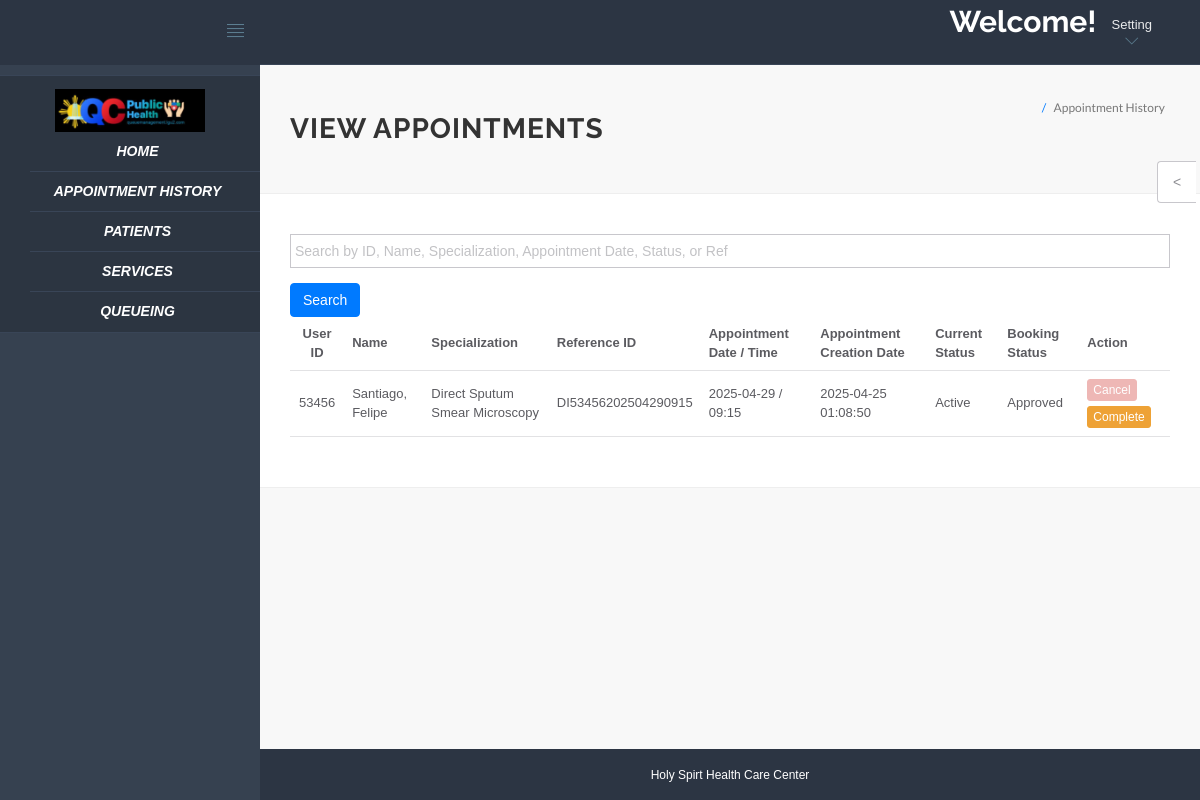
Page /hms/doctor/appointment-history.php (signed in) on the committed database.
### tables this page shows
CREATE TABLE `appointment` (
  `id` int(11) NOT NULL,
  `ref` varchar(255) NOT NULL,
  `doctorSpecialization` varchar(255) DEFAULT NULL,
  `doctorId` int(11) DEFAULT NULL,
  `userId` int(11) DEFAULT NULL,
  `consultancyFees` int(11) DEFAULT NULL,
  `appointmentDate` varchar(255) DEFAULT NULL,
  `appointmentTime` varchar(255) DEFAULT NULL,
  `postingDate` timestamp NULL DEFAULT current_timestamp(),
  `userStatus` int(11) DEFAULT NULL,
  `bookingStatus` varchar(255) NOT NULL DEFAULT 'Pending',
  `doctorStatus` int(11) DEFAULT NULL,
  `updationDate` timestamp NULL DEFAULT NULL ON UPDATE current_timestamp()
);

CREATE TABLE `users` (
  `id` int(11) NOT NULL,
  `fullName` varchar(255) DEFAULT NULL,
  `address` longtext DEFAULT NULL,
  `city` varchar(255) DEFAULT NULL,
  `gender` varchar(255) DEFAULT NULL,
  `email` varchar(255) DEFAULT NULL,
  `password` varchar(255) DEFAULT NULL,
  `regDate` timestamp NULL DEFAULT current_timestamp(),
  `updationDate` timestamp NULL DEFAULT NULL ON UPDATE current_timestamp()
);

### hms/doctor/appointment-history.php (the view, shortened to what this page needs)
<?php
include('include/config.php');
if (strlen($_SESSION['id']) == 0) {
    header('location:logout.php');
} else {
    $search = '';
?>
<!DOCTYPE html>
<html lang="en">
<head>
    <link rel="stylesheet" href="vendor/bootstrap/css/bootstrap.min.css">
    <link rel="stylesheet" href="vendor/fontawesome/css/font-awesome.min.css">
    <link rel="stylesheet" href="vendor/themify-icons/themify-icons.min.css">
    <link href="vendor/animate.css/animate.min.css" rel="stylesheet" media="screen">
    <link href="vendor/perfect-scrollbar/perfect-scrollbar.min.css" rel="stylesheet" media="screen">
    <link href="vendor/switchery/switchery.min.css" rel="stylesheet" media="screen">
    <link href="vendor/bootstrap-touchspin/jquery.bootstrap-touchspin.min.css" rel="stylesheet" media="screen">
    <link href="vendor/select2/select2.min.css" rel="stylesheet" media="screen">
    <link href="vendor/bootstrap-datepicker/bootstrap-datepicker3.standalone.min.css" rel="stylesheet" media="screen">
    <link href="vendor/bootstrap-timepicker/bootstrap-timepicker.min.css" rel="stylesheet" media="screen">
    <link rel="stylesheet" href="assets/css/styles.css">
    <link rel="stylesheet" href="assets/css/plugins.css">
    <link rel="stylesheet" href="assets/css/themes/theme-1.css" id="skin_color" />
</head>
<body>
    <div id="app">
        <?php include('include/sidebar.php');?>
        <div class="app-content">
            <?php include('include/header.php');?>
            <div class="main-content">
                <div class="wrap-content container" id="container">
                    <section id="page-title">
                        <div class="row">
                            <div class="col-sm-8">
                                <h1 class="mainTitle"><strong>VIEW APPOINTMENTS</strong></h1>
                            </div>
                            <ol class="breadcrumb">
                                <li class="active">
                                    <span>Appointment History</span>
                                </li>
                            </ol>
                        </div>
                    </section>
                    <div class="container-fluid container-fullw bg-white">
                        <div class="row">
                            <div class="col-md-12">
                                <form method="GET" action="" class="mb-3">
                                    <div class="form-group">
                                        <input type="text" id="searchInput" name="search" class="form-control" placeholder="Search by ID, Name, Specialization, Appointment Date, Status, or Ref" value="<?php echo htmlentities($search); ?>" />
                                    </div>
                                    <button type="submit" class="btn btn-primary">Search</button>
                                </form>
                                <table class="table table-hover" id="sample-table-1">
                                    <thead>
                                        <tr>
                                            <th class="center">User ID</th>
                                            <th class="hidden-xs">Name</th>
                                            <th>Specialization</th>
                                            <th>Reference ID</th>
                                            <th>Appointment Date / Time</th>
                                            <th>Appointment Creation Date</th>
                                            <th>Current Status</th>
                                            <th>Booking Status</th>
                                            <th>Action</th>
                                        </tr>
                                    </thead>
                                    <tbody>
<?php
$sql = "SELECT users.fullName AS fname, appointment.*
        FROM appointment
        JOIN users ON users.id = appointment.userId
        WHERE appointment.doctorId = '" . $_SESSION['id'] . "'";
$sql .= " ORDER BY postingDate DESC";
$result = mysqli_query($con, $sql);
while ($row = mysqli_fetch_array($result)) {
?>
                                        <tr>
                                            <td class="center"><?php echo $row['userId'];?></td>
                                            <td class="hidden-xs"><?php echo $row['fname'];?></td>
                                            <td><?php echo $row['doctorSpecialization'];?></td>
                                            <td><?php echo $row['ref']; ?></td>
                                            <td><?php echo $row['appointmentDate'];?> / <?php echo $row['appointmentTime'];?></td>
                                            <td><?php echo $row['postingDate'];?></td>
                                            <td>
<?php
if (($row['userStatus'] == 1) && ($row['doctorStatus'] == 1)) {
    echo "Active";
} elseif (($row['userStatus'] == 0) && ($row['doctorStatus'] == 1)) {
    echo "Canceled by Patient";
} elseif (($row['userStatus'] == 1) && ($row['doctorStatus'] == 0)) {
    echo "Canceled by you";
}
?>
                                            </td>
                                            <td><?php echo $row['bookingStatus'];?></td>
                                            <td>
                                            <div class="visible-md visible-lg hidden-sm hidden-xs">
        <?php if (($row['userStatus'] == 1) && ($row['doctorStatus'] == 1)) { ?>
            <?php if ($row['bookingStatus'] == 'Approved' || $row['bookingStatus'] == 'Completed') { ?>
                <button class="btn btn-danger btn-xs" title="Cancel Appointment" disabled>Cancel</button>
            <?php } else { ?>
                <a href="appointment-history.php?id=<?php echo $row['id']?>&cancel=update" onClick="return confirm('Are you sure you want to cancel this appointment?')" class="btn btn-danger btn-xs" title="Cancel Appointment">Cancel</a>
            <?php } ?>
        <?php } else {
            echo "Canceled";
        } ?>
        <?php if ($row['bookingStatus'] == 'Pending') { ?>
            <a href="appointment-history.php?id=<?php echo $row['id']?>&approve=update" class="btn btn-success btn-xs" style="margin-top: 5px;" title="Approve Appointment">Approve</a>
        <?php } elseif ($row['bookingStatus'] == 'Approved') { ?>
            <a href="appointment-history.php?id=<?php echo $row['id']?>&complete=update" class="btn btn-warning btn-xs" style="margin-top: 5px;" title="Complete Appointment">Complete</a>
        <?php } ?>
    </div>
                                            </td>
                                        </tr>
<?php
}
?>
                                    </tbody>
                                </table>
                            </div>
                        </div>
                    </div>
                </div>
            </div>
        </div>
        <?php include('include/footer.php');?>
        <?php include('include/setting.php');?>
</body>
</html>
<?php } ?>

### hms/doctor/assets/css/themes/theme-1.css (style rules this page uses)
body { background: #FAFAFA; }

### hms/doctor/assets/css/themes/theme-5.css (style rules this page uses)
body { background: #F8F8F8; }

### rows in the picture
appointment: userId "53456", userId.fullName "Santiago, Felipe", doctorSpecialization "Direct Sputum Smear Microscopy", ref "DI53456202504290915", appointmentDate "2025-04-29", appointmentTime "09:15", postingDate "2025-04-25 01:08:50", userStatus "Active", bookingStatus "Approved"
